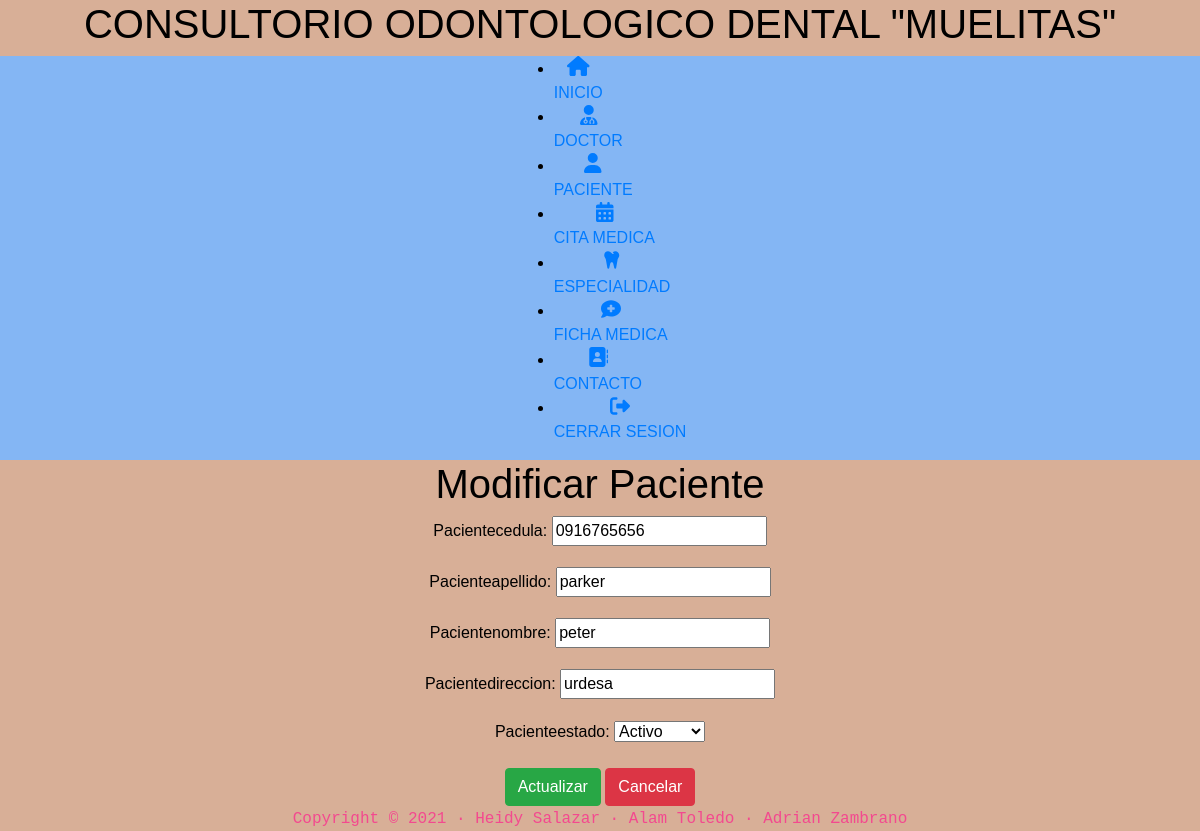
Page /pacientemodificar/edit/1 on the committed database.
### agencore/models.py (models this page shows, shortened)
class paciente(models.Model):
    pacientefecharegistro = models.DateField(auto_now=False, auto_now_add=True)
    pacientefechamodificacion = models.DateField(auto_now=False, auto_now_add=True)
    pacientecedula = models.CharField(max_length=10)
    pacienteapellido = models.CharField(max_length=30)
    pacientenombre = models.CharField(max_length=30)
    pacientedireccion = models.CharField(max_length=30)
    Estado = (
        ('1', 'Activo'),
        ('0', 'No Activo'),
    )
    pacienteestado = models.CharField(max_length=1,choices=Estado,default='1')

### agencore/views.py (the view, shortened to what this page needs)
# urls.py: path('pacientemodificar/edit/<int:id>', views.edit, name='pacientemodificar'),
def edit(request, id):
    instancia = paciente.objects.get(id=id)
    form = Pacienteform(instance=instancia)
    return render(request, 'paciente/modificar_paciente.html', {'form': form})

### agencore/forms.py
class Pacienteform(forms.ModelForm):
    class Meta:
        model = paciente
        fields = ['pacientecedula',
                  'pacienteapellido',
                  'pacientenombre',
                  'pacientedireccion',
                  'pacienteestado',
                  ]

### agencore/templates/paciente/modificar_paciente.html (shortened to what this page needs)
{% extends 'inicio.html' %}
{% block contenidohj%}
<center>
    <h1>Modificar Paciente</h1>
    <form method="POST">
        {{ form.as_p }}
        <button type="submit" class="btn btn-success">Actualizar</button>
        <a class="btn btn-danger" href="{% url 'pacientelistar' %}" role="button">Cancelar</a>
    </form>
</center>
{% endblock %}

### agencore/static/core/css/estilos.css (style rules this page uses)
body { background:#2c3e50; color:#f3498f; }

### agencore/static/core/css/styles.css (style rules this page uses)
body { background: #f2f2f2; font-family: 'Open Sans', sans-serif; }

### agencore/templates/inicio.html (style rules this page uses)
body { font-family: arial; color: black; }

### rows in the picture
paciente: pacientecedula "0916765656", pacienteapellido "parker", pacientenombre "peter", pacientedireccion "urdesa", pacienteestado "Activo"
